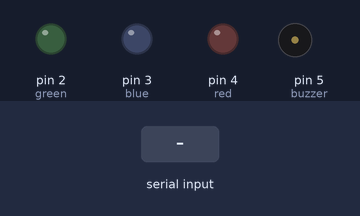
Bench run of a sketch on a simulated Arduino Uno, built with avr-gcc and run on an emulated ATmega328P. Parts: output pins drawn as LEDs (lit = HIGH), buzzer (waves = sounding). The test bench sets the inputs (shaded band). What the sketch prints to the serial monitor is not drawn.

Above: at 1.2 s.
1.3 s: "#" received over Serial
At 2.6 s:
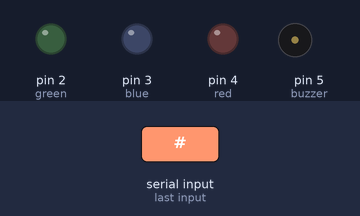
2.9 s: "*" received over Serial
4.4 s: "voice reminder" received over Serial
At 5.2 s:
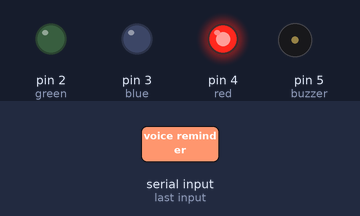
At 6.1 s:
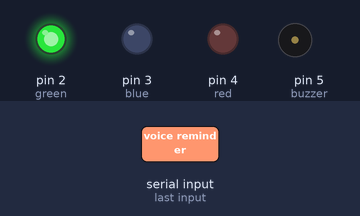
Timing chart, 0 to 27.6 s (numbered marks = the images above; inputs shaded):
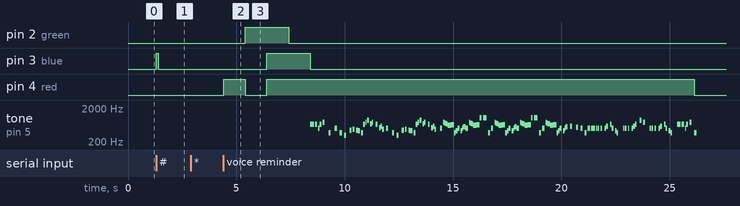

Measured:
- after the input at 1.3 s, pin 3 (blue): LOW → HIGH at once, → LOW 0.10 s later
- after the input at 2.9 s, every drawn part: stays the same
- after the input at 4.4 s, pin 2 (green): LOW → HIGH after 1.0 s, → LOW 2.0 s later; pin 3 (blue): LOW → HIGH after 2.0 s, → LOW 2.0 s later

The sketch:

Bluetoothtest.ino
```cpp
int buzzer = 5;
int red = 4;
int green = 2;
int blue = 3;
int incomingByte;
String command;
int receivingC = 0;
int receivingR = 0;


// the setup routine runs once when you press reset:
void setup() {
  // initialize the digital pin as an output.
  pinMode(red, OUTPUT);
  pinMode(green, OUTPUT);
  pinMode(blue, OUTPUT);
  pinMode(buzzer, OUTPUT);
  Serial.begin(9600);
}

// the loop routine runs over and over again forever:
void loop() {
  if (Serial.available()){
    incomingByte = Serial.read();


    //stop receiving command and print out received command after reading #
    if ((char)incomingByte == '#'){
      receivingC = 0;
      if (command == "Setting new reminder..."){
        Serial.println(command);
        command = "New reminder set: ";
      } else if(command == "New reminder set: cancel"){
        command = "New reminder cancelled.";
        Serial.println(command);
        receivingR = 0;
        digitalWrite(red, LOW);
        digitalWrite(blue, HIGH);
        delay(100);
        digitalWrite(blue, LOW);
      } else if(receivingR == 1){
        Serial.println(command);
        receivingR = 0;
        digitalWrite(red, LOW);
        digitalWrite(green, HIGH);
        delay(50);
        digitalWrite(green, LOW);
        delay(50);
        digitalWrite(green, HIGH);
        delay(50);
        digitalWrite(green, LOW);
        delay(50);
        digitalWrite(green, HIGH);
        delay(50);
        digitalWrite(green, LOW);
      } else {
        Serial.println(command);
        digitalWrite(blue, HIGH);
        delay(100);
        digitalWrite(blue, LOW);
      }

    }


    //record command
    if (receivingC == 1){
      command += (char)incomingByte;
    }


    //clear command and start receiving command after reading *
    if((char)incomingByte == '*'){
      receivingC = 1;
      if(receivingR == 0){
        command = "";
        Serial.write("Receiving command...");
      }
    }
    if (command == "new reminder"){
      digitalWrite(red, HIGH);
      command = "Setting new reminder...";
      receivingR = 1;
    }
    if (command == "voice reminder"){

    //  countdown & play mario theme song
      digitalWrite(red, HIGH);   // turn the LED on (HIGH is the voltage level)
      digitalWrite(green, LOW);
      Serial.write("5");
      delay(1000);               // wait for a second
      digitalWrite(red, LOW);  // turn the LED off by making the voltage LOW
      digitalWrite(green, HIGH);
      Serial.write("4");
      delay(1000);  // wait for a second
      digitalWrite(red, HIGH);
      digitalWrite(blue, HIGH);
      Serial.write("3");
      delay(1000);
      digitalWrite(green, LOW);
      Serial.write("2");
      delay(1000);
      noTone(buzzer);
      digitalWrite(blue, LOW);
      Serial.println("Super Mario!");
      tone(buzzer,660,100);
      delay(75);tone(buzzer,660,100);
      delay(150);tone(buzzer,660,100);
      delay(150);tone(buzzer,510,100);
      delay(50);tone(buzzer,660,100);
      delay(150);tone(buzzer,770,100);
      delay(275);tone(buzzer,380,100);
      delay(287);tone(buzzer,510,100);
      delay(225);tone(buzzer,380,100);
      delay(200);tone(buzzer,320,100);
      delay(250);tone(buzzer,440,100);
      delay(150);tone(buzzer,480,80);
      delay(165);tone(buzzer,450,100);
      delay(75);tone(buzzer,430,100);
      delay(150);tone(buzzer,380,100);
      delay(100);tone(buzzer,660,80);
      delay(100);tone(buzzer,760,50);
      delay(75);tone(buzzer,860,100);
      delay(150);tone(buzzer,700,80);
      delay(75);tone(buzzer,760,50);
      delay(175);tone(buzzer,660,80);
      delay(150);tone(buzzer,520,80);
      delay(75);tone(buzzer,580,80);
      delay(75);tone(buzzer,480,80);
      delay(175);tone(buzzer,510,100);
      delay(275);tone(buzzer,380,100);
      delay(200);tone(buzzer,320,100);
      delay(250);tone(buzzer,440,100);
      delay(150);tone(buzzer,480,80);
      delay(165);tone(buzzer,450,100);
      delay(75);tone(buzzer,430,100);
      delay(150);tone(buzzer,380,100);
      delay(100);tone(buzzer,660,80);
      delay(100);tone(buzzer,760,50);
      delay(75);tone(buzzer,860,100);
      delay(150);tone(buzzer,700,80);
      delay(75);tone(buzzer,760,50);
      delay(175);tone(buzzer,660,80);
      delay(150);tone(buzzer,520,80);
      delay(75);tone(buzzer,580,80);
      delay(75);tone(buzzer,480,80);
      delay(250);tone(buzzer,500,100);
      delay(150);tone(buzzer,760,100);
      delay(50);tone(buzzer,720,100);
      delay(75);tone(buzzer,680,100);
      delay(75);tone(buzzer,620,150);
      delay(150);tone(buzzer,650,150);
      delay(150);tone(buzzer,380,100);
      delay(75);tone(buzzer,430,100);
      delay(75);tone(buzzer,500,100);
      delay(150);tone(buzzer,430,100);
      delay(75);tone(buzzer,500,100);
      delay(50);tone(buzzer,570,100);
      delay(110);tone(buzzer,500,100);
      delay(150);tone(buzzer,760,100);
      delay(50);tone(buzzer,720,100);
      delay(75);tone(buzzer,680,100);
      delay(75);tone(buzzer,620,150);
      delay(150);tone(buzzer,650,200);
      delay(150);tone(buzzer,1020,80);
      delay(150);tone(buzzer,1020,80);
      delay(75);tone(buzzer,1020,80);
      delay(150);tone(buzzer,380,100);
      delay(150);tone(buzzer,500,100);
      delay(150);tone(buzzer,760,100);
      delay(50);tone(buzzer,720,100);
      delay(75);tone(buzzer,680,100);
      delay(75);tone(buzzer,620,150);
      delay(150);tone(buzzer,650,150);
      delay(150);tone(buzzer,380,100);
      delay(75);tone(buzzer,430,100);
      delay(75);tone(buzzer,500,100);
      delay(150);tone(buzzer,430,100);
      delay(75);tone(buzzer,500,100);
      delay(50);tone(buzzer,570,100);
      delay(110);tone(buzzer,500,100);
      delay(150);tone(buzzer,760,100);
      delay(50);tone(buzzer,720,100);
      delay(75);tone(buzzer,680,100);
      delay(75);tone(buzzer,620,150);
      delay(150);tone(buzzer,650,200);
      delay(150);tone(buzzer,1020,80);
      delay(150);tone(buzzer,1020,80);
      delay(75);tone(buzzer,1020,80);
      delay(150);tone(buzzer,380,100);
      delay(150);tone(buzzer,500,100);
      delay(150);tone(buzzer,760,100);
      delay(50);tone(buzzer,720,100);
      delay(75);tone(buzzer,680,100);
      delay(75);tone(buzzer,620,150);
      delay(150);tone(buzzer,650,150);
      delay(150);tone(buzzer,380,100);
      delay(75);tone(buzzer,430,100);
      delay(75);tone(buzzer,500,100);
      delay(150);tone(buzzer,430,100);
      delay(75);tone(buzzer,500,100);
      delay(50);tone(buzzer,570,100);
      delay(210);tone(buzzer,585,100);
      delay(275);tone(buzzer,550,100);
      delay(210);tone(buzzer,500,100);
      delay(180);tone(buzzer,380,100);
      delay(150);tone(buzzer,500,100);
      delay(150);tone(buzzer,500,100);
      delay(75);tone(buzzer,500,100);
      delay(150);tone(buzzer,500,60);
      delay(75);tone(buzzer,500,80);
      delay(150);tone(buzzer,500,60);
      delay(175);tone(buzzer,500,80);
      delay(75);tone(buzzer,580,80);
      delay(175);tone(buzzer,660,80);
      delay(75);tone(buzzer,500,80);
      delay(150);tone(buzzer,430,80);
      delay(75);tone(buzzer,380,80);
      delay(300);tone(buzzer,500,60);
      delay(75);tone(buzzer,500,80);
      delay(150);tone(buzzer,500,60);
      delay(175);tone(buzzer,500,80);
      delay(75);tone(buzzer,580,80);
      delay(75);tone(buzzer,660,80);
      delay(225);tone(buzzer,870,80);
      delay(162);tone(buzzer,760,80);
      delay(300);tone(buzzer,500,60);
      delay(75);tone(buzzer,500,80);
      delay(150);tone(buzzer,500,60);
      delay(175);tone(buzzer,500,80);
      delay(75);tone(buzzer,580,80);
      delay(175);tone(buzzer,660,80);
      delay(75);tone(buzzer,500,80);
      delay(150);tone(buzzer,430,80);
      delay(75);tone(buzzer,380,80);
      delay(300);tone(buzzer,660,100);
      delay(75);tone(buzzer,660,100);
      delay(150);tone(buzzer,660,100);
      delay(150);tone(buzzer,510,100);
      delay(50);tone(buzzer,660,100);
      delay(150);tone(buzzer,770,100);
      delay(225);tone(buzzer,380,100);
      digitalWrite(red, LOW);
      command = "Voice reminder recorded.";
    }


  }


    if (command == "send data"){
      Serial.println ("Sending data for testing...");
      delay(1000);
    }


}
```
